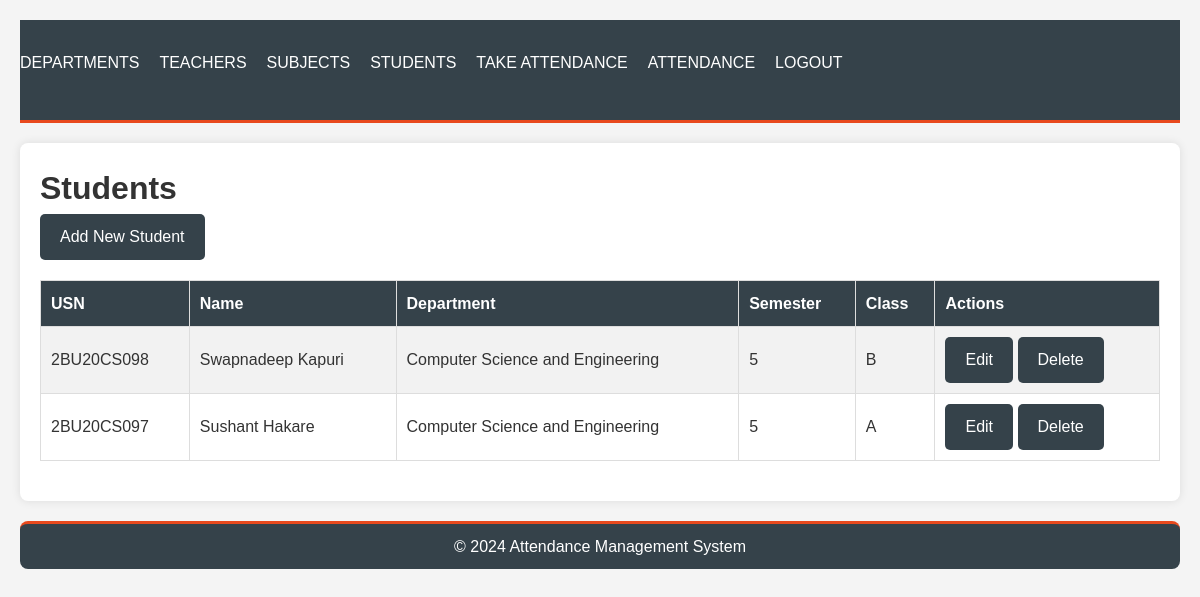
The app's page /students/ (signed in) with its own data.
### attendance/models.py (models this page shows, shortened)
class Student(models.Model):
    usn = models.CharField(max_length=10, unique=True)
    name = models.CharField(max_length=100)
    department = models.ForeignKey(Department, on_delete=models.CASCADE)
    semester = models.IntegerField()
    student_class = models.CharField(max_length=10)

class Department(models.Model):
    dept_unique_id = models.CharField(max_length=10, unique=True)
    name = models.CharField(max_length=100)
    total_teachers = models.IntegerField(default=0)
    subjects = models.ManyToManyField('Subject', related_name='departments')

### attendance/views.py (the view)
# urls.py: path('students/', views.student_list, name='student_list'),
@login_required
def student_list(request):
    students = Student.objects.all()
    return render(request, 'attendance/student_list.html', {'students': students})

### attendance/templatetags/custom_tags.py (called while the page is built)
@register.filter
def is_teacher(user):
    return user.groups.filter(name='Teachers').exists()

### attendance/templates/attendance/student_list.html
{% extends 'attendance/base.html' %}
{% load custom_tags %}
{% block content %}
<h1>Students</h1>
{% if user|is_teacher %}
    <a href="{% url 'add_student' %}" class="btn btn-success">Add New Student</a>
{% endif %}
<table>
    <tr>
        <th>USN</th>
        <th>Name</th>
        <th>Department</th>
        <th>Semester</th>
        <th>Class</th>
        {% if user|is_teacher %}
            <th>Actions</th>
        {% endif %}
    </tr>
    {% for student in students %}
    <tr>
        <td>{{ student.usn }}</td>
        <td>{{ student.name }}</td>
        <td>{{ student.department.name }}</td>
        <td>{{ student.semester }}</td>
        <td>{{ student.student_class }}</td>
        {% if user|is_teacher %}
            <td>
                <a href="{% url 'edit_student' student.id %}" class="btn btn-primary">Edit</a>
                <a href="{% url 'delete_student' student.id %}" class="btn btn-primary">Delete</a>
            </td>
        {% endif %}
    </tr>
    {% endfor %}
</table>
{% endblock %}

### attendance/static/attendance/css/styles.css (style rules this page uses)
body, h1, h2, h3, p, ul, ol, li { margin: 0; padding: 0; box-sizing: border-box; }
body { font-family: Arial, sans-serif; line-height: 1.6; background-color: #f4f4f4; color: #333; padding: 20px; }
table { width: 100%; border-collapse: collapse; margin: 20px 0; }
table, th, td { border: 1px solid #dddddd; }
th, td { padding: 10px; text-align: left; }
th { background-color: #35424a; color: white; }
tr:nth-child(even) { background-color: #f2f2f2; }
button, .btn { display: inline-block; padding: 10px 20px; font-size: 16px; text-decoration: none; color: #ffffff; background-color: #35424a; border: none; border-radius: 5px; cursor: pointer; }

### records on screen
Student: usn "2BU20CS098", name "Swapnadeep Kapuri", department.name "Computer Science and Engineering", semester "5", student_class "B"
Student: usn "2BU20CS097", name "Sushant Hakare", department.name "Computer Science and Engineering", semester "5", student_class "A"
